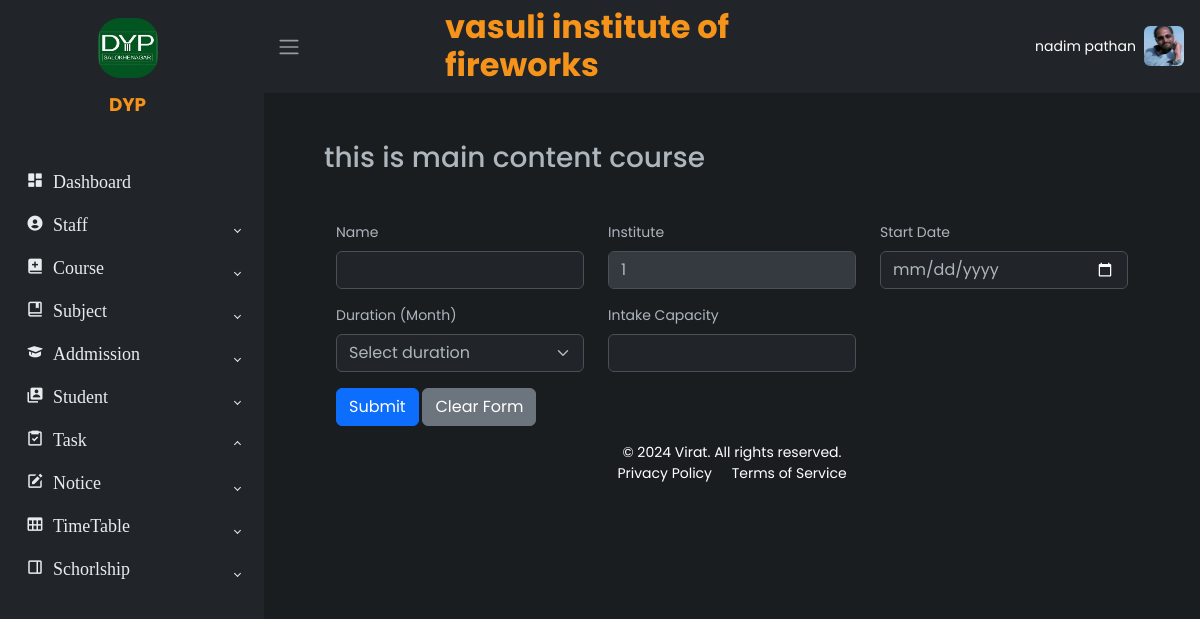
Screenshot of /courses/course/ (signed in) with the database file from the repository.
### apps/accounts/models.py (models this page shows, shortened)
class CustomUser(AbstractBaseUser, PermissionsMixin):
    Role_choices= (
        ('admin', 'Admin'),
        ('principal', 'Principal'),
        ('vice_principal', 'Vice_Principal'),
        ('hod', 'Hod'),
        ('teacher', 'Teacher'),
        ('accountant', 'Accountant'),
        ('clark', 'Clark'),
        ('examinetor', 'Examinetor'),
        ('librarian', 'Librarian'),
        ('lab_assistant', 'Lab_Assistant'),
        ('student', 'student'),
    )
    first_name = models.CharField(max_length=30)
    last_name = models.CharField(max_length=30)
    username = models.CharField(max_length=50, unique=True)
    mobile = models.TextField(max_length=10, unique=True)
    email = models.TextField(unique=True)
    address = models.TextField(max_length=100)
    role = models.CharField(max_length=30, choices=Role_choices)
    is_active = models.BooleanField(default=True)
    is_staff = models.BooleanField(default=True)  # Typically False for non-superusers
    profile_image = models.ImageField(upload_to='profile_images/', null=True, blank=True)
    inst_id = models.ForeignKey(InstituteMaster,on_delete=models.CASCADE, blank=True, null=True,)
    objects = CustomUserManager()
    USERNAME_FIELD = 'username'
    REQUIRED_FIELDS = ['email', 'mobile']

### apps/institute/models.py (models this page shows, shortened)
class InstituteMaster(models.Model):
    id = models.AutoField(primary_key=True)
    name = models.CharField(max_length=255)
    address = models.TextField()
    village = models.CharField(max_length=100)
    city = models.CharField(max_length=100)
    state = models.CharField(max_length=100)
    district = models.CharField(max_length=100)
    pincode = models.CharField(max_length=10)
    number = models.CharField(max_length=15)
    email = models.EmailField()
    type = models.CharField(max_length=50)
    status = models.CharField(max_length=20, default='active')  # Set default value
    logo = models.ImageField(upload_to='logos/')
    tagline = models.CharField(max_length=255)
    affiliation = models.CharField(max_length=255)

### apps/course/views.py (the view)
# urls.py: path('course/', views.course_create, name='course_create'),
def course_create(request):
    institute = request.user.inst_id  # Assuming 'institute' is a ForeignKey relation on the User model
    if request.method == 'POST':
        form = CourseMasterForm(request.POST)
        print
        if form.is_valid():
            course = form.save(commit=False)
            course.submitted_by = request.user
            course.institute_id = institute  # Assign the InstituteMaster instance directly
            course.save()
            messages.success(request, 'Course has been created successfully.')
            return redirect('course_list')
    else:
        form = CourseMasterForm()
    return render(request, 'course/add-course.html', {'form': form, 'inst_id': institute.id})

### apps/course/forms.py (shortened to what this page needs)
class CourseMasterForm(forms.ModelForm):
    class Meta:
        model = CourseMaster
        exclude=['id','institute_id','status','submitted_by']

### templates/course/add-course.html (shortened to what this page needs)
{% extends "base.html" %}
{% block content %}
        <main class="contents px-5 py-5">
                <div class="container-fluid">
                    <div class="mb-3">
                        <h3>this is main content course</h3>
                    </div>
                            <div class="container mt-5">
                                <form  method="POST" action="{% url 'course_create' %}" enctype="multipart/form-data" >
                                    <div class="row mb-3">
                                        <div class="col-md-4">
                                            <label for="name" class="form-label">Name</label>
                                            <input type="text" class="form-control" id="name" name="name" required pattern="^[a-zA-Z\s]+$">
                                        </div>
                                        <div class="col-md-4">
                                            <label for="institute_id" class="form-label">Institute</label>
                                            <input type="text" class="form-control" id="institute_id" name="institute_id" value="{{ inst_id }}" disabled>
                                        </div>
                                        <div class="col-md-4">
                                            <label for="start_date" class="form-label">Start Date</label>
                                            <input type="date" class="form-control" id="start_date" name="start_date" required>
                                        </div>
                                    </div>
                                    <div class="row mb-3">
                                        <div class="col-md-4">
                                            <label for="durstion" class="form-label">Duration (Month)</label>
                                            <select class="form-select" id="durstion" name="durstion" required>
                                                <option value="" disabled selected>Select duration</option>
                                            </select>
                                        </div>
                                        <div class="col-md-4">
                                            <label for="intake_capacity" class="form-label">Intake Capacity</label>
                                            <input type="number" class="form-control" id="intake_capacity" name="intake_capacity" min="1" required>
                                        </div>
                                    </div>
                                    <button type="submit" class="btn btn-primary">Submit</button>
                                    <button type="reset" class="btn btn-secondary">Clear Form</button>
                                </form>
                            </div>
                            {% endblock content %}

### templates/base.html (shortened to what this page needs)
<!DOCTYPE html>
<html lang="en" data-bs-theme="dark">
<head>
    <link rel="stylesheet" href="https://cdn.jsdelivr.net/npm/bootstrap@5.3.0-alpha2/dist/css/bootstrap.min.css">
    <link rel="stylesheet" href="https://cdn.jsdelivr.net/npm/bootstrap-icons@1.10.0/font/bootstrap-icons.css">
    <link href="https://unpkg.com/boxicons/css/boxicons.min.css" rel="stylesheet">
    <link rel="stylesheet" href="/static/css/style.css">
</head>
<body>
    <div class="wrapper">
        <aside id="sidebar" class="ap-sidebar">
            <div class="h-100">
                <div class="sidebar-logo d-flex flex-column align-items-center mb-4">
                    <a href="#" class="d-flex flex-column align-items-center text-white text-decoration-none">
                        <img src="{{ request.user.inst_id.logo.url }}" alt="Institute Logo" class="img-fluid mb-2" style="width: 60px; height: auto; border-radius: 22px;">
                    <span class="h8 mb-0" style="text-align: center; margin-left: -9px; margin-top: 5px; color:#f5931b;font-weight: bold;">
                        {{ request.user.inst_id.tagline }}
                    </span>
                    </a>
                </div>
                <ul class="sidebar-nave">
                    <li class="sidebar-item">
                        <a href="{%url 'dashboard'%}" class="sidebar-link">
                            <i class='bx bxs-dashboard' style="font-size: 18px;"> Dashboard </i>
                        </a>
                    </li>
                    <li class="sidebar-item">
                        <a href="#" class="sidebar-link collapsed" data-bs-toggle="collapse" data-bs-target="#coursesDropdown" aria-expanded="false">
                            <i class='bx bxs-user-circle' style="font-size: 18px;"> Staff </i>
                        </a>
                    </li>
                    <li class="sidebar-item">
                        <a href="#" class="sidebar-link collapsed" data-bs-toggle="collapse" data-bs-target="#facultyDropdown" aria-expanded="false">
                            <i class='bx bxs-book-add' style="font-size: 18px;"> Course </i>
                        </a>
                    </li>
                    <li class="sidebar-item">
                        <a href="#" class="sidebar-link collapsed" data-bs-toggle="collapse" data-bs-target="#adminDropdown" aria-expanded="false">
                            <i class='bx bx-book-bookmark' style="font-size: 18px;"> Subject </i>
                        </a>
                    </li>
                    <li class="sidebar-item">
                        <a href="#" class="sidebar-link collapsed" data-bs-toggle="collapse" data-bs-target="#admissionDropdown" aria-expanded="false">
                            <i class='bx bxs-graduation' style="font-size: 18px;"> Addmission </i>
                        </a>
                    </li>
                    <li class="sidebar-item">
                        <a href="#" class="sidebar-link collapsed" data-bs-toggle="collapse" data-bs-target="#studentDropdown" aria-expanded="false">
                            <i class='bx bxs-user-account' style="font-size: 18px;"> Student </i>
                        </a>
                    </li>
                        {% if request.user.role != 'student'%}
                    <li class="sidebar-item">
                        <a href="#" class="sidebar-link" onclick="handleTaskClick(event)" data-bs-toggle="collapse" data-bs-target="#taskDropdown" aria-expanded="false">
                            <i class='bx bx-task' style="font-size: 18px;"> Task </i>
                        </a>
                    </li>
                    {% endif %}
                {% if request.user.role != 'student'%}
                  <li class="sidebar-item">
                    <a href="#" class="sidebar-link collapsed" data-bs-toggle="collapse" data-bs-target="#noticeDropdown" aria-expanded="false">
                        <i class='bx bxs-edit' style="font-size: 18px;"> Notice </i>
                    </a>
                </li>
                {% endif %}
                <li class="sidebar-item">
                    <a href="#" class="sidebar-link collapsed" data-bs-toggle="collapse" data-bs-target="#timetableDropdown" aria-expanded="false">
                        <i class='bx bx-table' style="font-size: 18px;"> TimeTable </i>
                    </a>
                </li>
            <li class="sidebar-item">
                <a href="#" class="sidebar-link collapsed" data-bs-toggle="collapse" data-bs-target="#scholarshipDropdown" aria-expanded="false">
                    <i class='bx bx-dock-right' style="font-size: 18px;"> Schorlship </i>
                </a>
            </li>
                </ul>
            </div>
        </aside>
        <div class="main">
            <nav class="navbar navbar-expand " style="background-color: var(--bs-dark)">
                <button class="btn" id="sidebar-toggle" type="button">
                    <span class="navbar-toggler-icon"></span>
                </button>
                <div class="navbar-collapse d-flex justify-content-center">
                    <form class="d-flex mx-auto" style="width: 50%;">
                        <div class="input-group w-100 d-flex justify-content-center" style="color: black;">
                            <span class="h2 mb-0" style="color:#f5931b;font-weight: bold;">
                                {{ request.user.inst_id.name }}
                             </span>
                        </div>
                    </form>
                    <ul class="navbar-nav ms-3 mx-3">
                        <li class="nav-item dropdown d-flex align-items-center">
                            <a href="#" data-bs-toggle="dropdown" class="nav-icon d-flex align-items-center flex-row-reverse pe-md-0">
                               <img src="{{ request.user.profile_image.url }}" class="avatar img-fluid rounded ms-2" alt="">
                                <span class="text-white">{{request.user.first_name}}</span>
                            </a>
                        </li>
                    </ul>
                </div>
            </nav>
            {%block content%}
            {%endblock content%}
<footer class="text-white py-3">
    <div class="container-fluid">
        <div class="row justify-content-center text-center">
            <div class="col-md-12">
                <p class="mb-0">&copy; 2024 Virat. All rights reserved.</p>
                <a href="#" class="text-white text-decoration-none me-3">Privacy Policy</a>
                <a href="#" class="text-white text-decoration-none">Terms of Service</a>
            </div>
        </div>
    </div>
</footer>
        </div>
    </div>
</body>
</html>

### static/css/style.css (style rules this page uses)
body { font-family: 'Poppins', sans-serif; font-size: 0.875rem; opacity: 1; overflow-y: scroll; margin: 0; }
a { cursor: pointer; text-decoration: none; font-family: 'Poppins', sans-serif; }
li { list-style: none; }
.wrapper { align-items: stretch; display: flex; width: 100%; }
#sidebar { max-width: 264px; min-width: 264px; background: var(--bs-dark); transition: all 0.35s ease-in-out; }
.main { display: flex; flex-direction: column; min-height: 100vh; min-width: 0; overflow: hidden; transition: all 0.35s ease-in-out; width: 100%; background: var(--bs-dark-bg-subtle); }
.sidebar-logo { padding: 1.15rem; }
.sidebar-logo a { color: #e9ecef; font-size: 1.15rem; font-weight: 600; }
.sidebar-nave { list-style: none; margin-bottom: 0; padding-left: 0; margin-left: 0; }
a.sidebar-link { padding: .625rem 1.625rem; color: #e9ecef; position: relative; display: block; font-size: 0.875rem; }
.sidebar-link[data-bs-toggle="collapse"]::after { border: solid; border-width: 0 .075rem .075rem 0; content: ""; display: inline-block; padding: 2px; position: absolute; right: 1.5rem; top: 1.4rem; transform: rotate(-135deg); transition: all .2s ease-out; }
.sidebar-link[data-bs-toggle="collapse"].collapsed::after { transform: rotate(45deg); transition: all .2s ease-out; }
.avatar { height: 40px; width: 40px; }
.navbar-expand .navbar-nav { margin-left: auto; }
.sidebar-logo { padding: 1.15rem; display: flex; align-items: center; }
.sidebar-logo a { color: #e9ecef; font-size: 1.15rem; font-weight: 600; display: flex; align-items: center; text-decoration: none; }
.sidebar-logo img { width: 40px; height: auto; margin-right: 0.5rem; }
footer { position: relative; bottom: 0; width: 100%; background-color: transparent; color: var(--bs-white); }
footer a { color: #e9ecef; }

### rows the page displays
CustomUser: user.inst_id.logo (picture), user.inst_id.tagline "DYP", user.inst_id.name "vasuli institute of fireworks", user.profile_image (picture), user.first_name "nadim pathan"
